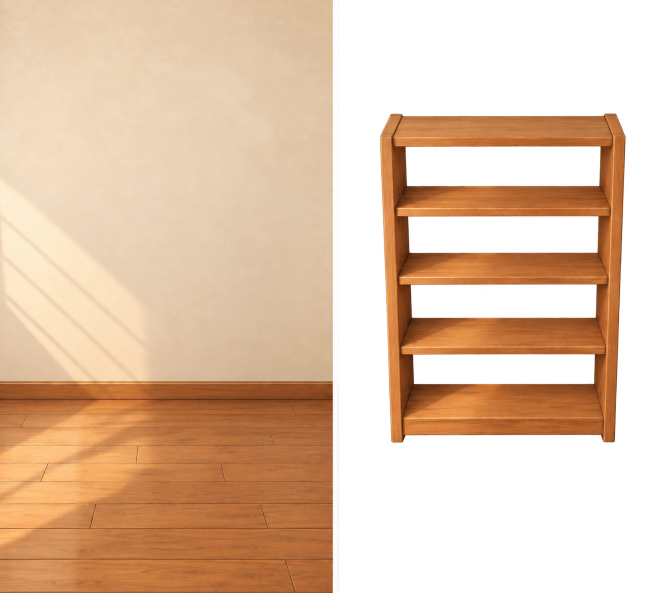
#> input picture Assets/Cropped/Shelf/Split View_ Empty Room and Wooden Shelf.png, 1327 x 1186 px, found by its file name (shown at 1/2 size)
$ python build_room.py
#> lines starting #> are read from the running program, lines starting #| are printed output that depends on the picture; after the words box and inside, x2 and y2 are one past the last pixel; in counts of white or black regions, pixels touching at a corner belong together
"""Splits the supplied room/shelf sheet into wall, floor and shelf layers and builds the colour variants.

Source: Assets/Cropped/Shelf/Split View_ Empty Room and Wooden Shelf.png  (left: room, right: shelf cut-out).
Output (res/drawable-nodpi): wall_*.webp, floor_*.webp, shelf_*.webp, shelf_shadow.webp.
The variants are recolours of the supplied art (placeholders until real artwork is drawn).
"""
import colorsys, sys
import numpy as np
from PIL import Image, ImageFilter
from scipy import ndimage

SRC = 'Assets/Cropped/Shelf/Split View_ Empty Room and Wooden Shelf.png'
OUT = 'app/src/main/res/drawable-nodpi/'
ROOM_W, ROOM_H, WALL_H = 664, 1186, 764
SHELF_BOX = (760, 227, 1251, 886)

im = Image.open(SRC).convert('RGBA')
#> im is the input picture: PIL image 1327x1186 RGBA; mean R, G, B, A 137.8, 104.9, 78.3, 160.3
room = im.crop((0, 0, ROOM_W, ROOM_H)).convert('RGB')
WALL_EXTRA = 600  # extra wall above the original picture so the room can be scrolled up; the top rows are mirrored
wall0 = room.crop((0, 0, ROOM_W, WALL_H))
wall = Image.new('RGB', (ROOM_W, WALL_H + WALL_EXTRA))
#> wall: PIL image 664x1364 RGB; every value is 0
wall.paste(wall0.crop((0, 0, ROOM_W, WALL_EXTRA)).transpose(Image.FLIP_TOP_BOTTOM), (0, 0))
wall.paste(wall0, (0, WALL_EXTRA))
floor = room.crop((0, WALL_H, ROOM_W, ROOM_H))

# ---- shelf cut-out: remove the coloured fringe at the edges
sh = np.array(im.crop(SHELF_BOX)).astype(np.float32)
alpha = sh[..., 3]
solid = alpha > 235
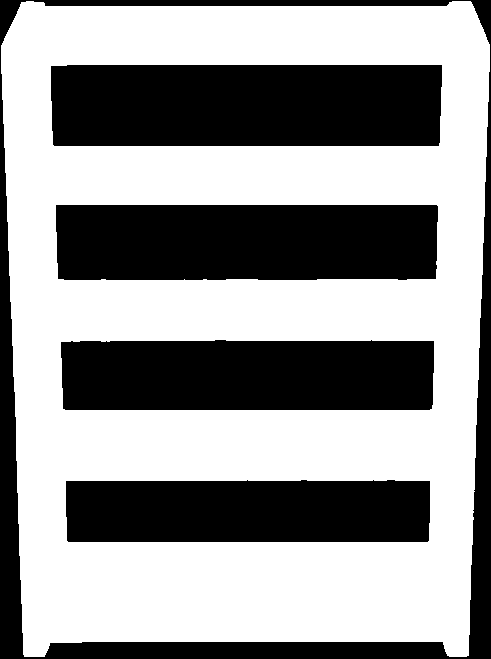
#> solid: shape (659, 491) bool; 59% white; 5 black regions, box (x1, y1, x2, y2) and area: (51, 65, 442, 146) 31502, (56, 205, 438, 280) 28353, (61, 340, 434, 410) 25604, (0, 0, 491, 659) 24970, (66, 480, 430, 542) 22174
idx = ndimage.distance_transform_edt(~solid, return_distances=False, return_indices=True)
rgb = sh[..., :3][idx[0], idx[1]]  # every pixel takes the colour of its nearest solid pixel
alpha2 = np.where(alpha < 60, 0, alpha)
alpha2 = ndimage.grey_erosion(alpha2, size=(3, 3))
shelf = Image.fromarray(np.dstack([rgb, alpha2]).astype(np.uint8), 'RGBA')
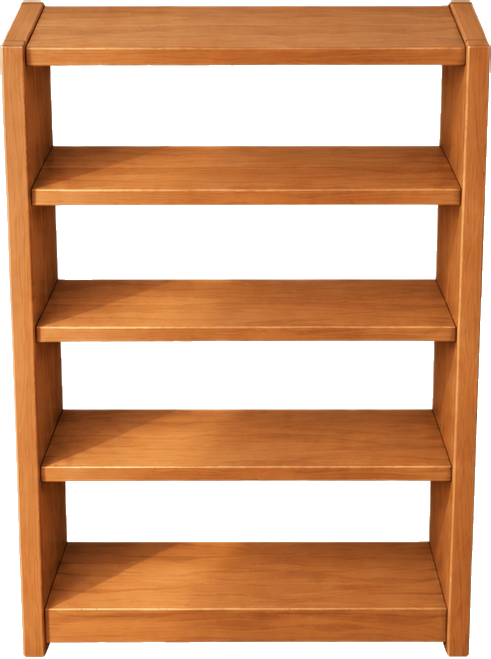
#> shelf: PIL image 491x659 RGBA; mean R, G, B, A 172.2, 98.5, 46.9, 147.5; transparent parts drawn white


def hsv_arrays(img):
    return np.array(img.convert('HSV')).astype(np.float32)


def recolour(img, hue=None, sat_mul=1.0, sat_add=0.0, val_mul=1.0, val_add=0.0):
    """Shift an RGB(A) image toward a hue (0-360) keeping its light and dark structure."""
    has_alpha = img.mode == 'RGBA'
    a = img.getchannel('A') if has_alpha else None
    hsv = hsv_arrays(img.convert('RGB'))
    if hue is not None:
        hsv[..., 0] = hue / 360 * 255
    hsv[..., 1] = np.clip(hsv[..., 1] * sat_mul + sat_add * 255, 0, 255)
    hsv[..., 2] = np.clip(hsv[..., 2] * val_mul + val_add * 255, 0, 255)
    out = Image.fromarray(hsv.astype(np.uint8), 'HSV').convert('RGB')
    if has_alpha:
        out.putalpha(a)
    return out


def save(img, name, q=90):
    img.save(OUT + name + '.webp', quality=q, method=6)


WALLS = {
    'wall_cream': None,
    'wall_sage': dict(hue=95, sat_mul=0.40, sat_add=0.0, val_mul=0.97),
    'wall_blush': dict(hue=8, sat_mul=0.55, sat_add=0.0, val_mul=1.0),
    'wall_mist': dict(hue=205, sat_mul=0.42, sat_add=0.0, val_mul=0.98),
    'wall_butter': dict(hue=46, sat_mul=1.25, sat_add=0.02, val_mul=1.0),
}
FLOORS = {
    'floor_oak': None,
    'floor_walnut': dict(sat_mul=0.85, val_mul=0.62),
    'floor_ash': dict(hue=36, sat_mul=0.40, val_mul=1.12),
    'floor_slate': dict(hue=210, sat_mul=0.28, val_mul=0.78),
}
SHELVES = {
    'shelf_honey': None,
    'shelf_walnut': dict(sat_mul=0.85, val_mul=0.58),
    'shelf_sage': dict(hue=105, sat_mul=0.38, val_mul=0.95),
    'shelf_white': dict(hue=38, sat_mul=0.12, val_mul=1.55),
    'shelf_charcoal': dict(hue=220, sat_mul=0.10, val_mul=0.50),
}
for table, base in ((WALLS, wall), (FLOORS, floor), (SHELVES, shelf)):
    for name, kw in table.items():
        save(base if kw is None else recolour(base, **kw), name)
#> this loop made 3 passes
#> pass 1, in recolour, `hsv = hsv_arrays(img.convert('RGB'))`:
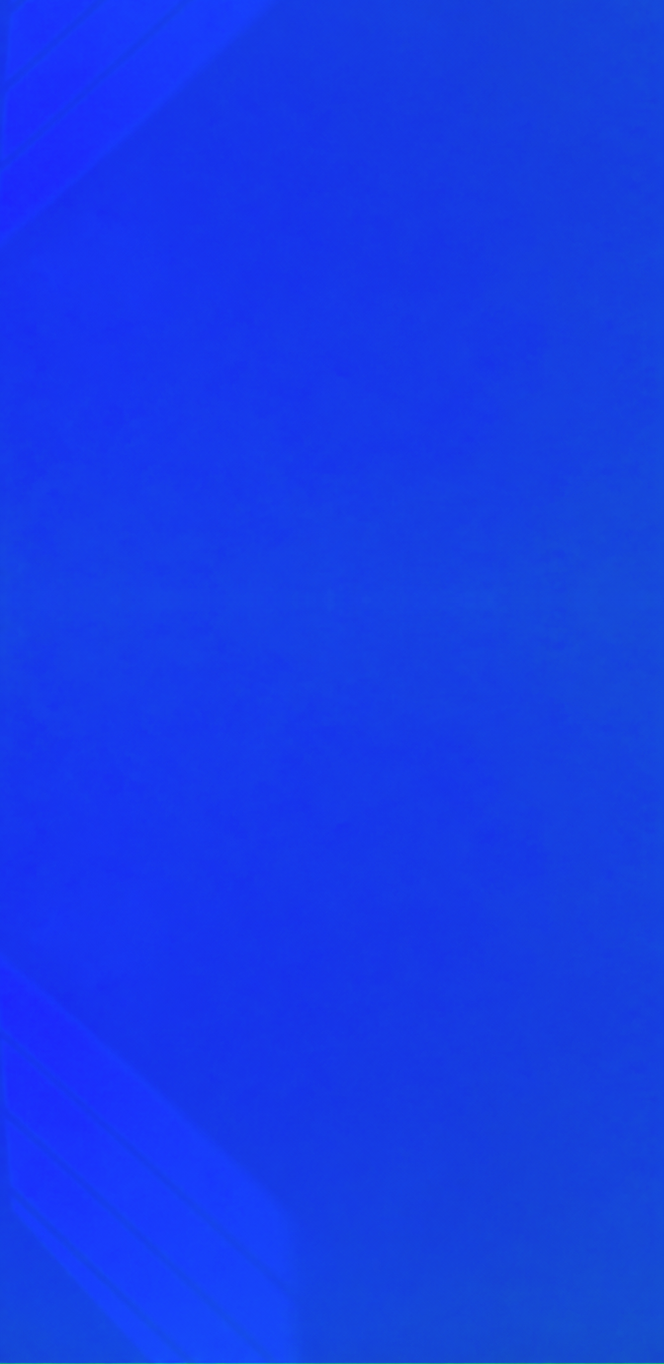
#> hsv: shape (1364, 664, 3) float32; mean R, G, B 22.4, 59.7, 232.3
#> pass 1, in recolour (call 2), `out = Image.fromarray(hsv.astype(np.uint8), 'HSV').convert('RGB')`:
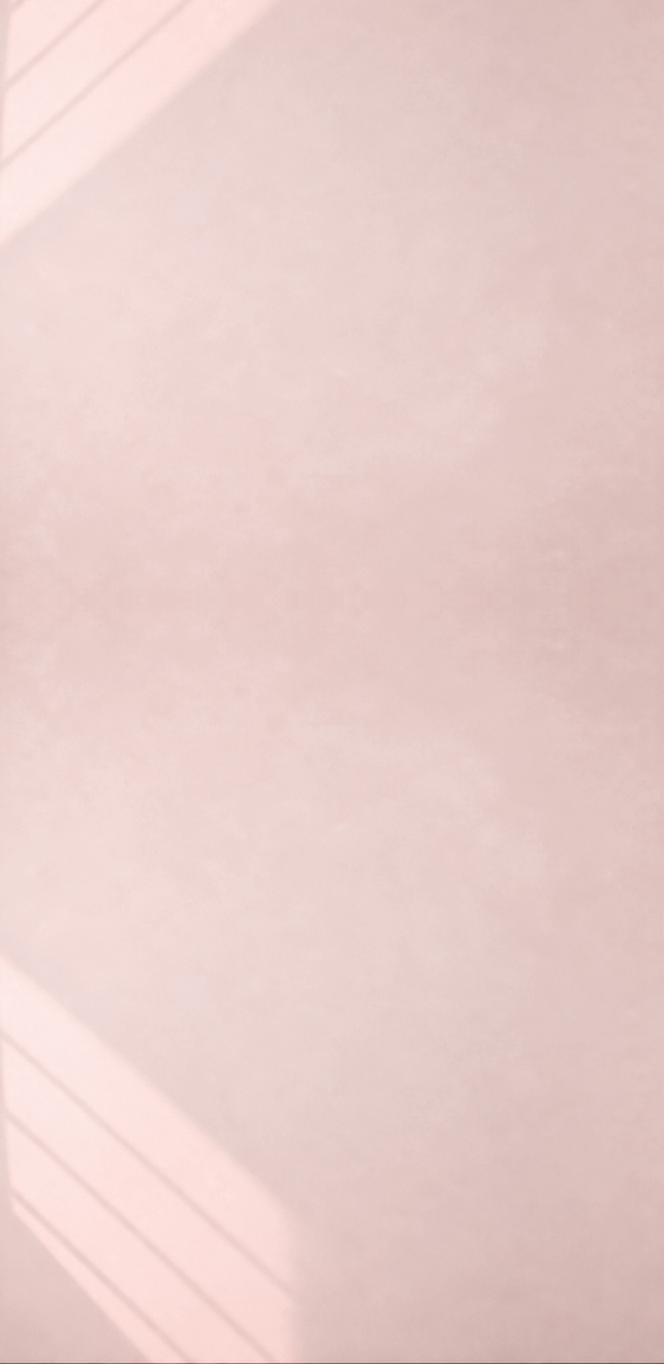
#> out: PIL image 664x1364 RGB; mean R, G, B 232.1, 206.2, 202.7
#> pass 1, in recolour (call 3), `out = Image.fromarray(hsv.astype(np.uint8), 'HSV').convert('RGB')`:
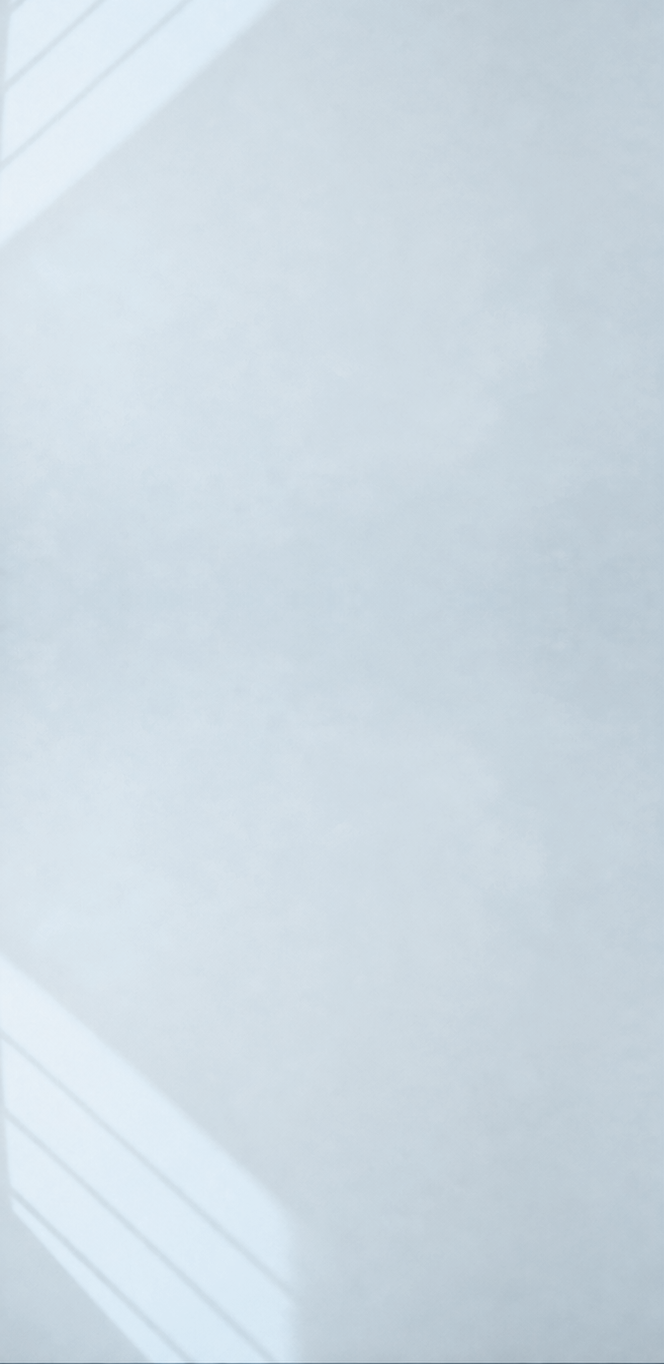
#> out: PIL image 664x1364 RGB; mean R, G, B 205.2, 218, 227

# ---- the shelf's soft shadow on the wall and floor (separate so it stays whatever the shelf colour)
pad = 40
w, h = shelf.size
#> w = 491; h = 659
canvas = Image.new('L', (w + 2 * pad, h + 2 * pad), 0)
#> canvas: PIL image 571x739 L; every value is 0
canvas.paste(shelf.getchannel('A'), (pad, pad))
shadow = canvas.filter(ImageFilter.GaussianBlur(9))
shadow = shadow.point(lambda v: int(v * 0.30))
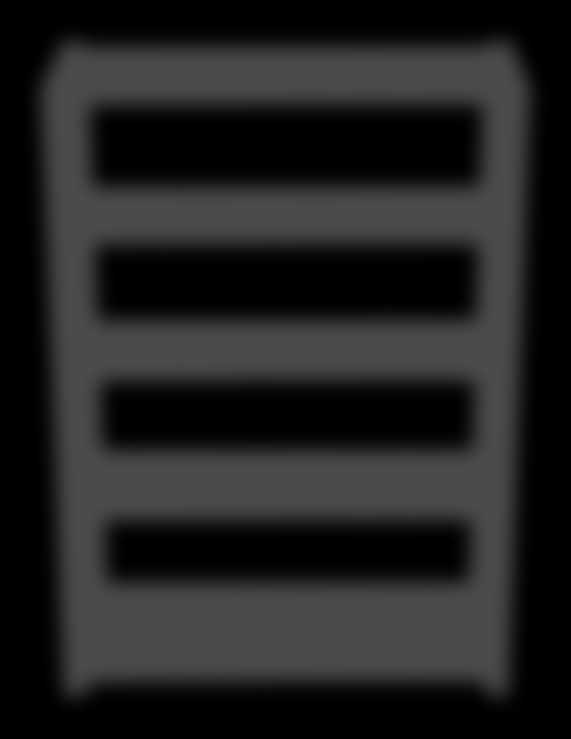
#> shadow: PIL image 571x739 L; min 0, max 75, mean 33.6
sh_img = Image.new('RGBA', canvas.size, (70, 40, 20, 0))
sh_img.putalpha(shadow)
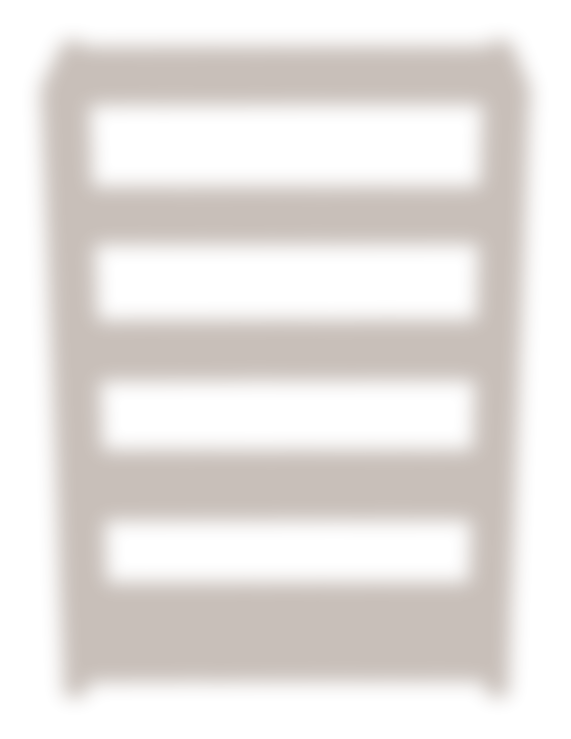
#> sh_img: PIL image 571x739 RGBA; mean R, G, B, A 70, 40, 20, 33.6; transparent parts drawn white
sh_img.save(OUT + 'shelf_shadow.webp', quality=85, method=6)
print('built; shelf', shelf.size, 'shadow', sh_img.size)
#| built; shelf (491, 659) shadow (571, 739)
